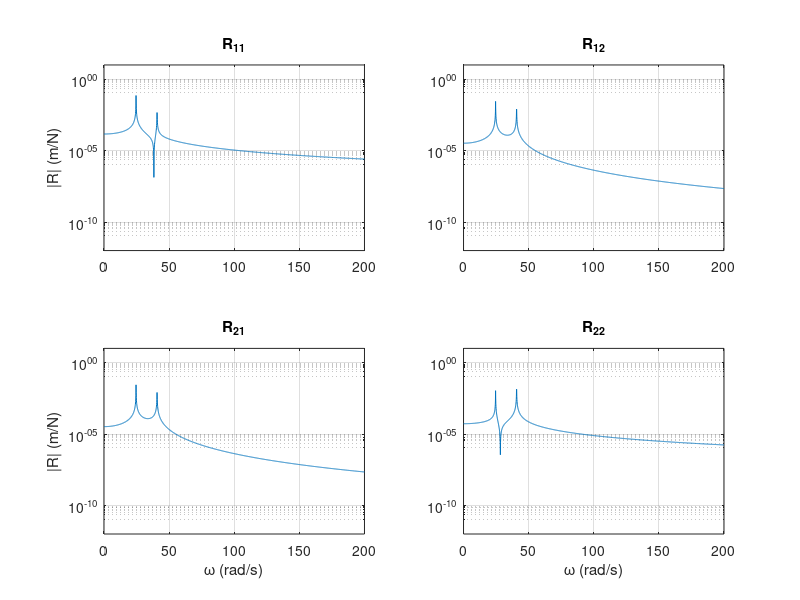

Here is the MATLAB script that generated this plot:
% Programa para frecuencias naturales
% y formas modales de sistemas de multiples
% grados de libertad de parametros concentrados
% y estimacion de la receptancia
% Sergio Rojas 2026_10_29
% Adaptado al sistema 1 de la tarea 8 (2 GDL)
clc, clear, close all
% Definir el sistema vibratorio
k1=3000; k2=5000; k3=17000;
m1=10; m2=15;
disp("Matriz de masa")
M=diag([m1 m2])
disp("Matriz de rigidez")
K=[k1+k2  -k2;
   -k2    k2+k3]
%Valores y vectores caracteristicos
[vec,val]=eig(M\K);
[lambda,orden]=sort(diag(val));
vec=vec(:,orden);
disp("Vectores caracteristicos (cada columna es un modo, x1=1)")
vec=vec./vec(1,:)
disp("frecuencias naturales (rad/s)")
fn=sqrt(lambda)
% Estimacion de la receptancia
w=0:0.1:200;
n=size(M,1);
for j=1:length(w)
    Re(:,:,j)=inv(-w(j).^2*M+K);
end
% Graficas de receptancia: fila a = respuesta, columna b = fuerza
figure('Position',[50 50 700 560])
for a=1:n
    for b=1:n
        subplot(n,n,(a-1)*n+b)
        semilogy(w,abs(squeeze(Re(a,b,:))))
        grid on, xlim([0 200]), ylim([1e-12 10])
        yticks([1e-10 1e-5 1])
        title(sprintf('R_{%d%d}',a,b))
        if a==n, xlabel('\omega (rad/s)'), end
        if b==1, ylabel('|R| (m/N)'), end
    end
end
